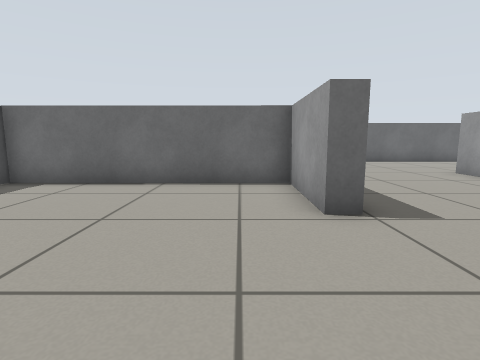
view 1 (above)

19 first-person views from a walk through a world built for the Gazebo simulator. The camera is 0.57 m above the floor, tilts 8° down and sees 80° across. The floor is counted in squares, 0.5 m on a side. Each view is taken from the middle of a square. On the plan, view 1 faces up. The plan holds only what a view shows up to about 12 squares ahead; the rest is blank. The robots in the file are not drawn.

view 2
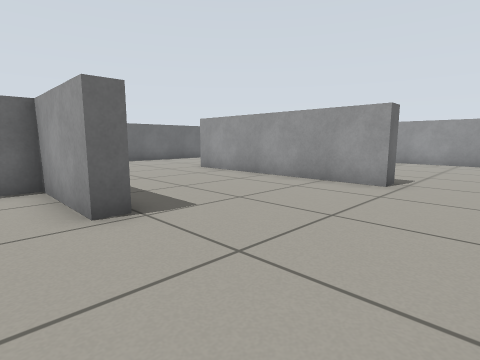

view 3
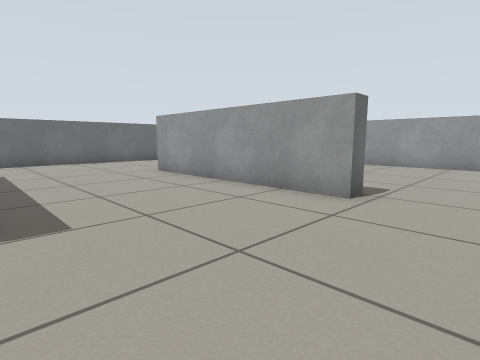

view 4
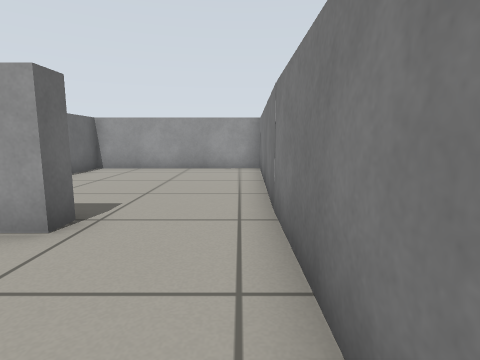

view 5
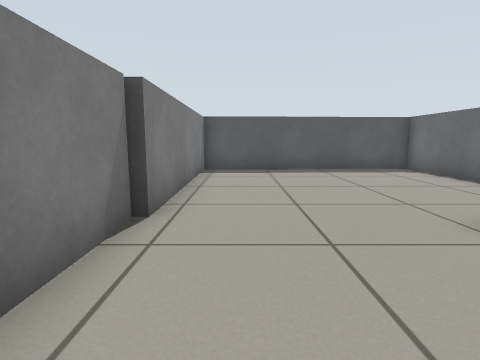

view 6
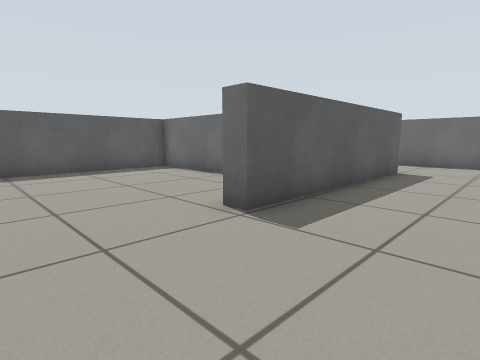

view 7
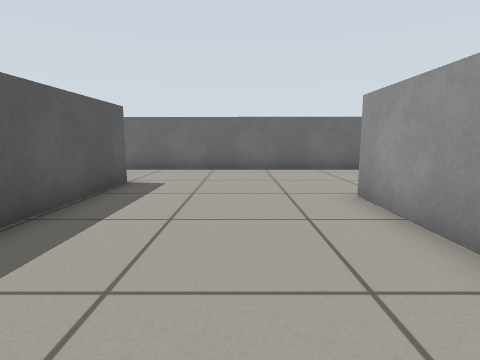

view 8
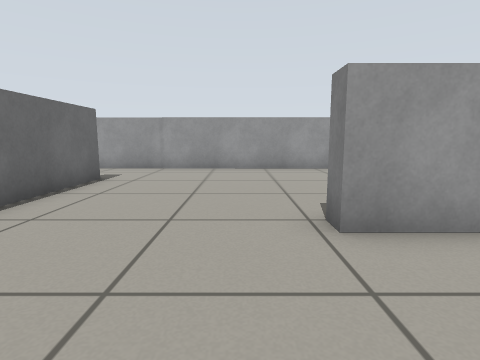

view 9
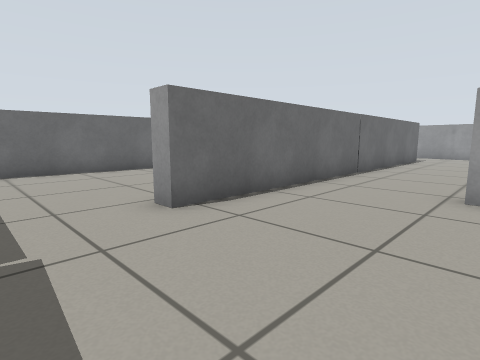

view 10
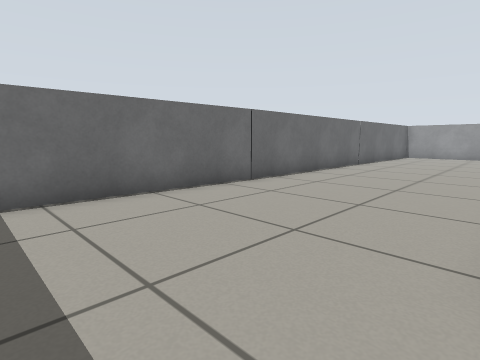

view 11
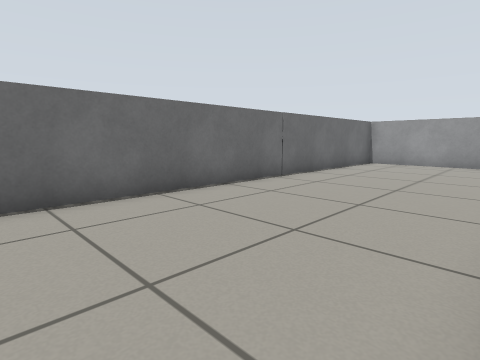

view 12
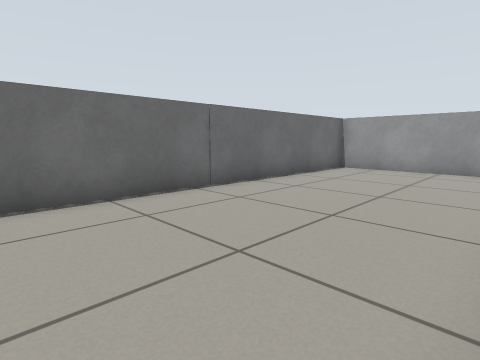

view 13
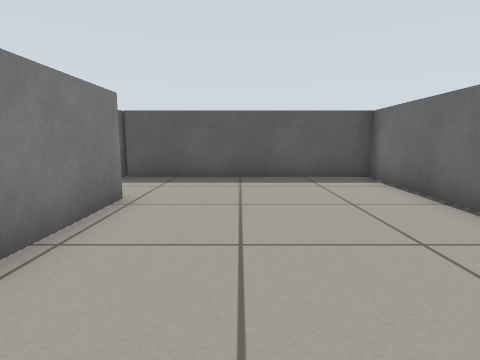

view 14
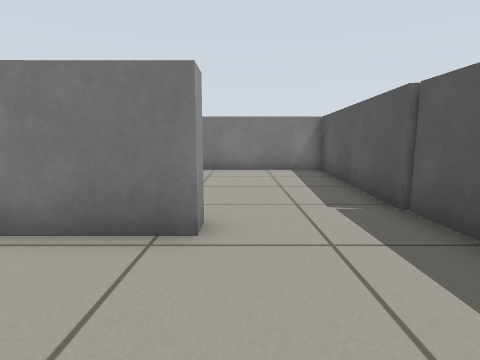

view 15
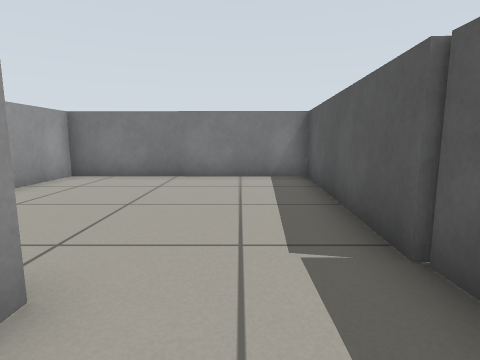

view 16
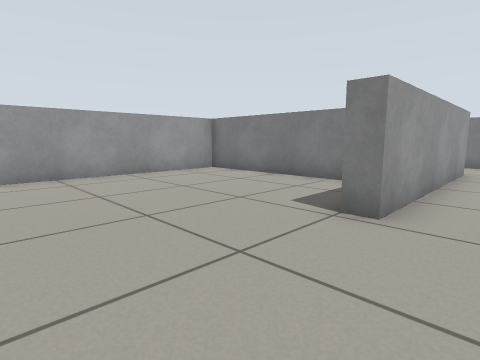

view 17
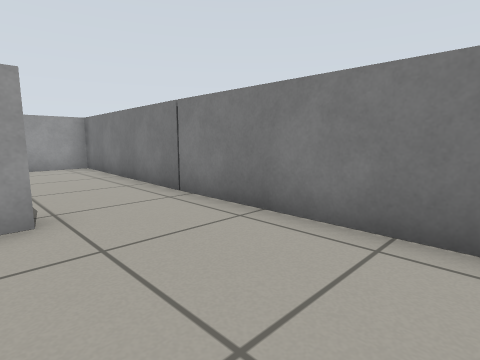

view 18
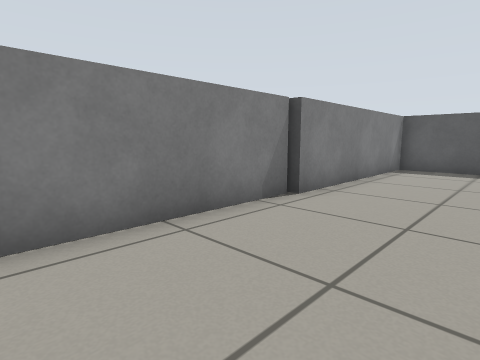

view 19
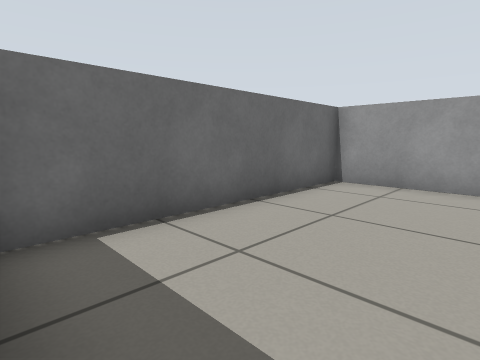

### Floor plan
Points are (right, up) in squares from view 1. A wall is a line through its corners. A room is listed if a view was taken in it or the views show most of it. See-through windows are left out.
Room 1 (views 1, 2, 3, 4, 5, 6, 7, 8, 9, 10, 11, 12, 13, 14, 15, 16, 17, 18, 19)
walls: (1.9, 11.7) (1.9, 4.3) (1.3, 4.3) (1.3, 7.4) (-6.2, 7.5); (9.6, 6.3) (15.4, 6.3) (15.3, 14.1); (12.4, 15.1) (-2.5, 15.1) (-2.5, 15.7) (0.5, 15.7); (8, 2.3) (7.4, 2.3) (7.4, 9.8) (8, 9.8); (15.4, 14) (15.5, 21.6) (1.1, 21.6); (-5.7, 7.7) (-5.7, 7); (1.1, 21.7) (-5.7, 22) (-5.7, 8); (-6.2, 8.1) (1.3, 8) (1.4, 11.7); (-6.2, 7.1) (-5.9, -0.4) (1, -0.3); (1, -0.5) (15.6, -0.5); (15.5, -0.9) (15.4, 5.7) (8.2, 5.7)
ways out: gap at (1, -1)

Positions as (right, up) in squares from view 1, and headings:
1: (0, 0), facing up
2: (0, 0), facing up-right
3: (2, 0), facing up-right
4: (4, 0), facing right
5: (5, 1), facing left
6: (5, 1), facing up-left
7: (5, 4), facing up
8: (4, 11), facing right
9: (-5, 11), facing up-right
10: (-5, 16), facing up-right
11: (1, 16), facing up-right
12: (4, 16), facing up-right
13: (3, 18), facing left
14: (-3, 19), facing down
15: (-4, 17), facing down
16: (6, 14), facing down-right
17: (3, 3), facing down-right
18: (6, 3), facing down-left
19: (8, 2), facing up-right
